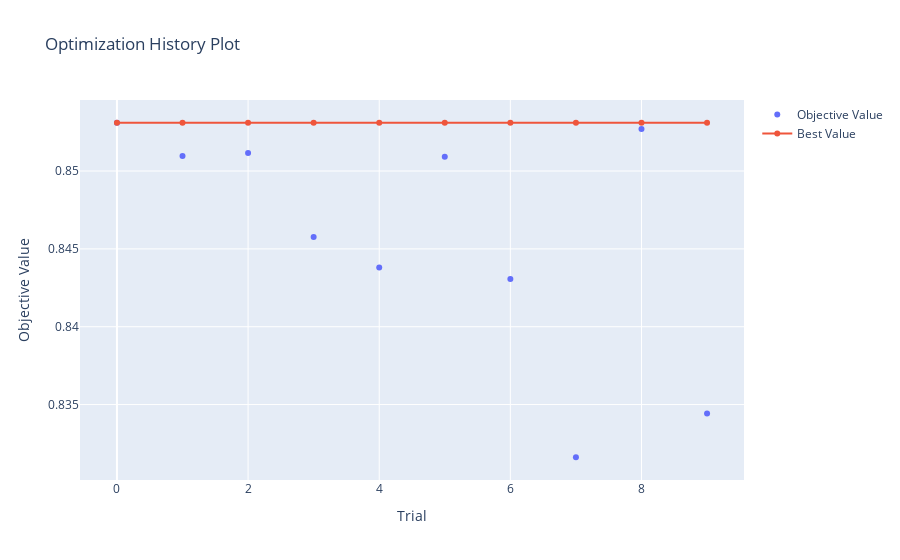

Here is the notebook cell this chart was saved with:
### Code cell
#Objective value x Trials
optuna.visualization.plot_optimization_history(study)

### Figure 1 — Plotly figure (JSON) as saved in the notebook; plotly's stock layout.template omitted (floating-point values rounded to 4 significant figures)
{"data": [{"mode": "markers", "name": "Objective Value", "type": "scatter", "x": [0, 1, 2, 3, 4, 5, 6, 7, 8, 9], "y": [0.8531, 0.851, 0.8512, 0.8458, 0.8438, 0.8509, 0.8431, 0.8316, 0.8527, 0.8344]}, {"name": "Best Value", "type": "scatter", "x": [0, 1, 2, 3, 4, 5, 6, 7, 8, 9], "y": [0.8531, 0.8531, 0.8531, 0.8531, 0.8531, 0.8531, 0.8531, 0.8531, 0.8531, 0.8531]}], "layout": {"title": {"text": "Optimization History Plot"}, "xaxis": {"title": {"text": "Trial"}}, "yaxis": {"title": {"text": "Objective Value"}}}}
